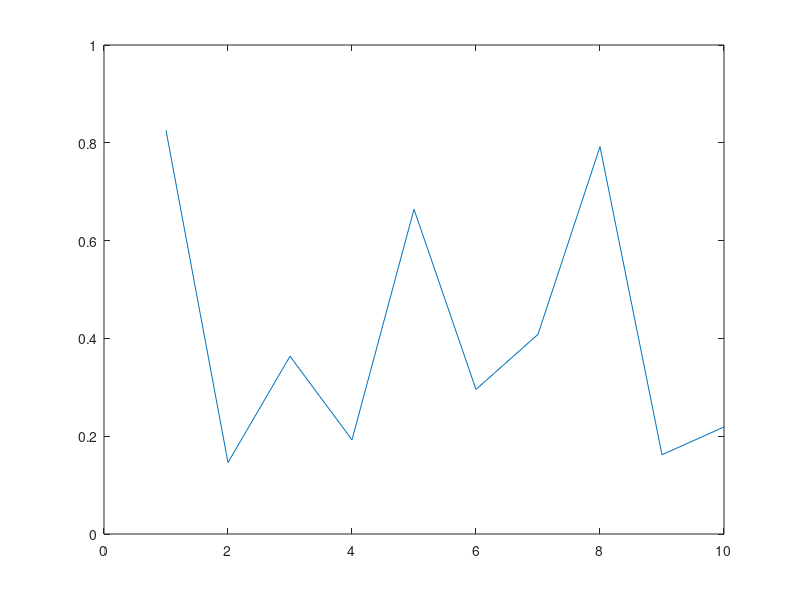

Recreate this plot in MATLAB. (Note: this script raises an error after producing the figure.)
function demo
% Allow a line to have its own 'ButtonDownFcn' callback.
hLine = plot(rand(1,10));
hLine.ButtonDownFcn = 'disp(''This executes'')';
hLine.Tag = 'DoNotIgnore';
h = zoom;
h.ButtonDownFilter = @mycallback;
h.Enable = 'on';
% mouse click on the line

function [flag] = mycallback(obj,event_obj)
% If the tag of the object is 'DoNotIgnore', then return true.
objTag = obj.Tag;
if strcmpi(objTag,'DoNotIgnore')
    flag = true;
else
    flag = false;
end